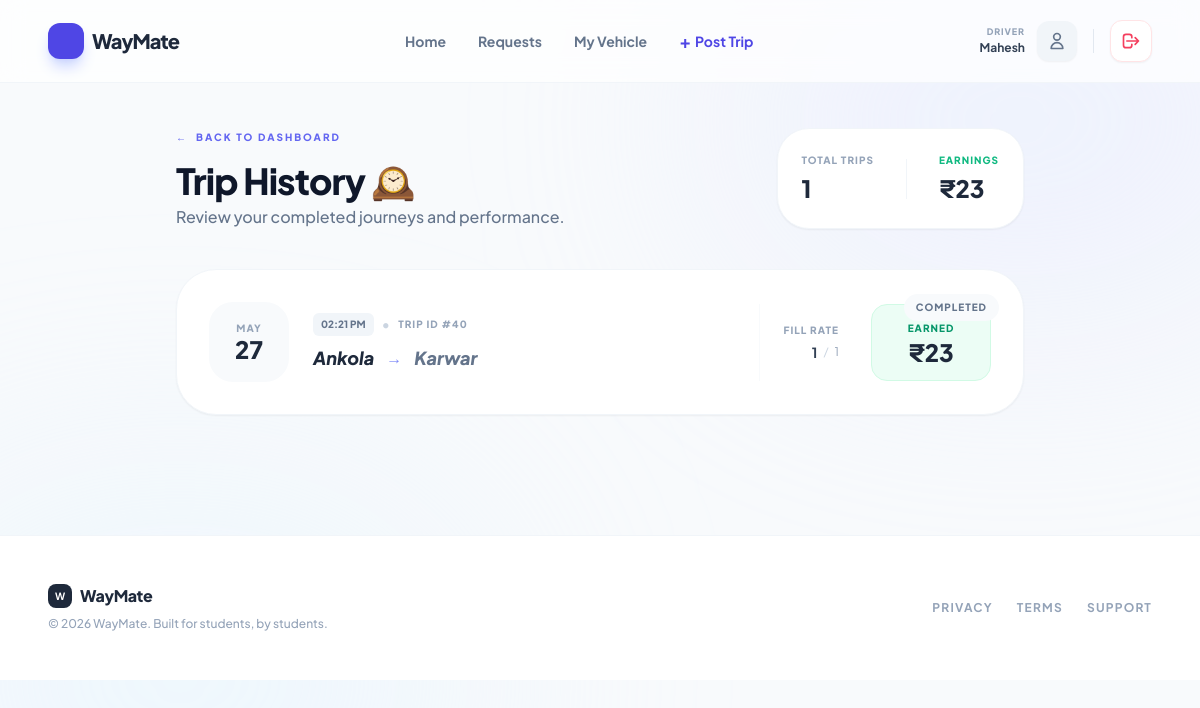
Screenshot of /driver/driver_history.php (signed in) with the database file from the repository.
### tables this page shows
CREATE TABLE `rides` (
  `ride_id` int(11) NOT NULL,
  `driver_id` int(11) NOT NULL,
  `source_id` int(11) NOT NULL,
  `destination_id` int(11) NOT NULL,
  `ride_date` date NOT NULL,
  `ride_time` time NOT NULL,
  `available_seats` int(11) NOT NULL,
  `price_per_seat` decimal(10,2) NOT NULL,
  `status` enum('active','cancelled','completed') DEFAULT 'active',
  `route_path` linestring DEFAULT NULL
);

CREATE TABLE `locations` (
  `location_id` int(11) NOT NULL,
  `location_name` varchar(100) NOT NULL,
  `address` text DEFAULT NULL,
  `area` varchar(100) DEFAULT NULL,
  `city` varchar(50) DEFAULT NULL,
  `sequence_km` decimal(5,2) DEFAULT 0.00,
  `taluku` varchar(100) DEFAULT NULL
);

### driver/driver_history.php (the view, shortened to what this page needs)
<?php
require_once '../config/db.php';
$driver_id = $_SESSION['user_id'];
function clean($address) {
    $parts = explode(',', $address);
    return trim($parts[0]);
}
$query = "SELECT r.*, s.location_name as source_name, d.location_name as dest_name,
                 (SELECT COUNT(*) FROM bookings WHERE ride_id = r.ride_id AND status = 'confirmed') as passenger_count
          FROM rides r
          JOIN locations s ON r.source_id = s.location_id
          JOIN locations d ON r.destination_id = d.location_id
          WHERE r.driver_id = ?
          AND r.status = 'active'
          AND (r.ride_date < CURDATE() OR (r.ride_date = CURDATE() AND r.ride_time < CURTIME()))
          ORDER BY r.ride_date DESC, r.ride_time DESC";
$stmt = $pdo->prepare($query);
$stmt->execute([$driver_id]);
$past_rides = $stmt->fetchAll();
$total_trips = count($past_rides);
$total_earnings = 0;
foreach($past_rides as $ride) {
    $total_earnings += ($ride['passenger_count'] * $ride['price_per_seat']);
}
include '../includes/header.php';
?>
<main class="max-w-4xl mx-auto px-6 py-10">
    <div class="mb-10 flex flex-col md:flex-row md:items-end justify-between gap-6">
        <div>
            <a href="dashboard.php" class="inline-flex items-center gap-2 text-[10px] font-black text-indigo-500 uppercase tracking-[0.2em] mb-4 group hover:text-indigo-700 transition-colors">
                <span class="group-hover:-translate-x-1 transition-transform">←</span> Back to Dashboard
            </a>
            <h1 class="text-4xl font-black text-slate-900 tracking-tight">Trip History 🕰️</h1>
            <p class="text-slate-500 font-medium mt-1">Review your completed journeys and performance.</p>
        </div>
        <div class="bg-white border border-slate-100 p-6 rounded-[2rem] shadow-sm flex gap-8">
            <div>
                <p class="text-[10px] font-black text-slate-400 uppercase tracking-widest mb-1">Total Trips</p>
                <p class="text-2xl font-black text-slate-800"><?php echo $total_trips; ?></p>
            </div>
            <div>
                <p class="text-[10px] font-black text-emerald-500 uppercase tracking-widest mb-1">Earnings</p>
                <p class="text-2xl font-black text-slate-800">₹<?php echo number_format($total_earnings); ?></p>
            </div>
        </div>
    </div>
    <?php if(empty($past_rides)): ?>
        <div class="bg-white border-2 border-dashed border-slate-200 rounded-[3rem] p-20 text-center">
            <div class="w-20 h-20 bg-slate-50 rounded-full flex items-center justify-center mx-auto mb-6">
                <span class="text-4xl grayscale opacity-50">🛣️</span>
            </div>
            <p class="text-slate-800 font-black text-xl mb-2">No past trips found</p>
            <p class="text-slate-400 text-sm max-w-xs mx-auto uppercase tracking-widest font-black text-[10px]">When you finish a journey, it will appear here</p>
        </div>
    <?php else: ?>
        <div class="space-y-5">
            <?php foreach($past_rides as $ride):
                $ride_earnings = $ride['passenger_count'] * $ride['price_per_seat'];
                $is_today = ($ride['ride_date'] == date('Y-m-d'));
            ?>
                <div class="bg-white p-6 md:p-8 rounded-[2.5rem] border border-slate-100 shadow-sm hover:shadow-xl transition-all group relative overflow-hidden">
                    <div class="absolute top-6 right-6 px-3 py-1.5 rounded-full text-[10px] font-black uppercase tracking-widest <?php echo $is_today ? 'bg-indigo-50 text-indigo-600' : 'bg-slate-50 text-slate-500'; ?>">
                        <?php echo $is_today ? 'Recently Finished' : 'Completed'; ?>
                    </div>
                    <div class="flex flex-col md:flex-row md:items-center gap-6 mt-8 md:mt-0">
                        <div class="flex flex-col items-center justify-center bg-slate-50 w-20 h-20 rounded-3xl shrink-0">
                            <span class="text-[10px] font-black text-slate-400 uppercase tracking-widest leading-none mb-1">
                                <?php echo date('M', strtotime($ride['ride_date'])); ?>
                            </span>
                            <span class="text-2xl font-black text-slate-800 leading-none">
                                <?php echo date('d', strtotime($ride['ride_date'])); ?>
                            </span>
                        </div>
                        <div class="flex-1">
                            <div class="flex items-center gap-2 mb-2">
                                <span class="bg-slate-100 text-slate-500 text-[10px] font-black px-2 py-1 rounded-md uppercase">
                                    <?php echo date('h:i A', strtotime($ride['ride_time'])); ?>
                                </span>
                                <span class="text-slate-300">•</span>
                                <span class="text-slate-400 text-[10px] font-black uppercase tracking-widest">
                                    Trip ID #<?php echo $ride['ride_id']; ?>
                                </span>
                            </div>
                            <div class="flex items-center gap-3">
                                <p class="text-lg font-black text-slate-800 italic"><?php echo htmlspecialchars(clean($ride['source_name'])); ?></p>
                                <span class="text-indigo-400 font-bold">→</span>
                                <p class="text-lg font-black text-slate-500 italic"><?php echo htmlspecialchars(clean($ride['dest_name'])); ?></p>
                            </div>
                        </div>
                        <div class="flex items-center gap-8 md:text-right pt-4 md:pt-0 border-t md:border-t-0 border-slate-50 md:pl-6 md:border-l">
                            <div>
                                <p class="text-[10px] font-black text-slate-400 uppercase tracking-widest mb-1 md:text-right">Fill Rate</p>
                                <div class="flex items-center gap-1.5 md:justify-end">
                                    <span class="text-sm font-bold text-slate-700"><?php echo $ride['passenger_count']; ?></span>
                                    <span class="text-xs text-slate-300">/</span>
                                    <span class="text-xs text-slate-400"><?php echo $ride['available_seats']; ?></span>
                                </div>
                            </div>
                            <div class="bg-emerald-50 px-6 py-4 rounded-2xl border border-emerald-100 min-w-[120px] text-center">
                                <p class="text-[10px] font-black text-emerald-600 uppercase tracking-widest mb-1">Earned</p>
                                <p class="text-2xl font-black text-slate-800 leading-none">
                                    ₹<?php echo number_format($ride_earnings); ?>
                                </p>
                            </div>
                        </div>
                    </div>
                </div>
            <?php endforeach; ?>
        </div>
    <?php endif; ?>
</main>
<?php include '../includes/footer.php'; ?>

### includes/header.php (style rules this page uses)
body { font-family: 'Plus Jakarta Sans', sans-serif; }
html { scroll-behavior: smooth; }

### rows the page displays
rides: shows "COMPLETED", ride_date "MAY", ride_date "27", ride_time "02:21 PM", ride_id "40", source.location_name "Ankola", destination.location_name "Karwar", passenger_count "1", available_seats "1", ride_earnings "23"

### other values shown
$current_role "DRIVER"
$user_name "Mahesh"
$total_trips "1"
$total_earnings "23"
